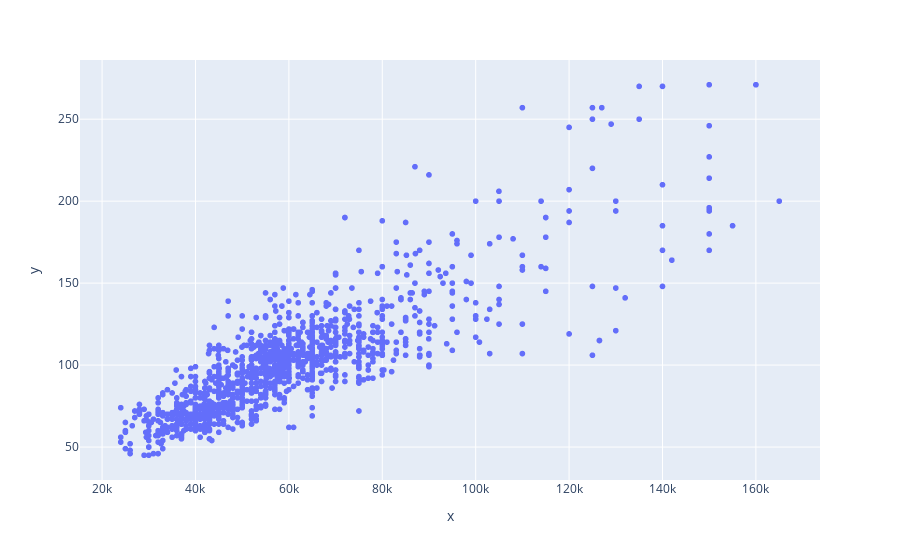

Notebook code for this chart:
### Code cell
fig = px.scatter(x=fresku["price"], y=fresku["gros_area"])
fig.show()

### Figure 1 — Plotly figure (JSON) as saved in the notebook; plotly's stock layout.template omitted (floating-point values rounded to 4 significant figures; data arrays with more than 128 entries replaced by an {"elided": "..."} marker saying what was removed)
{"data": [{"hovertemplate": "x=%{x}<br>y=%{y}<extra></extra>", "legendgroup": "", "marker": {"color": "#636efa", "symbol": "circle"}, "mode": "markers", "name": "", "showlegend": false, "type": "scattergl", "x": {"elided": "1433 int values"}, "xaxis": "x", "y": {"elided": "1433 int values"}, "yaxis": "y"}], "layout": {"legend": {"tracegroupgap": 0}, "margin": {"t": 60}, "xaxis": {"anchor": "y", "domain": [0, 1], "title": {"text": "x"}}, "yaxis": {"anchor": "x", "domain": [0, 1], "title": {"text": "y"}}}}
